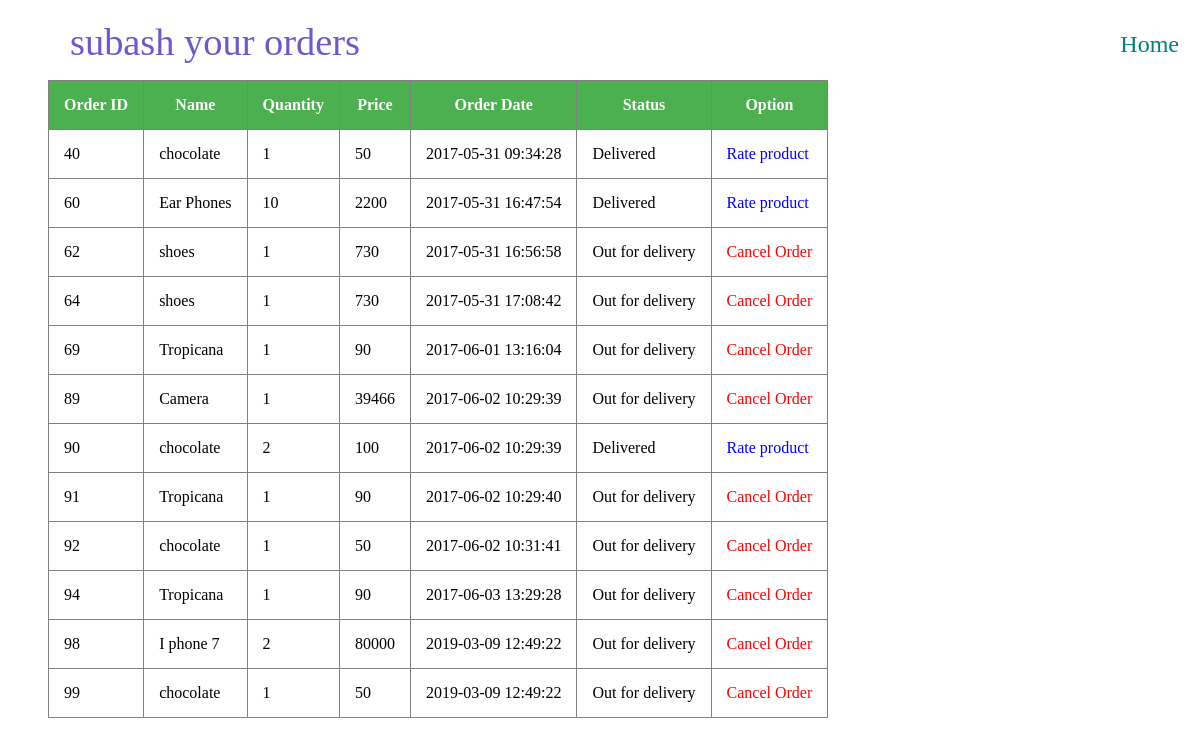
The app's page /myorders.php (signed in) with its own data.
### tables this page shows
CREATE TABLE `shopping` (
  `idshopping` int(11) NOT NULL AUTO_INCREMENT,
  `userName` varchar(105) NOT NULL,
  `userEmail` varchar(255) NOT NULL,
  `userPass` varchar(255) NOT NULL,
  `DOB` date DEFAULT NULL,
  `gender` varchar(45) DEFAULT NULL,
  `phone` varchar(45) DEFAULT NULL,
  `address` varchar(255) DEFAULT NULL,
  `state` varchar(45) DEFAULT NULL,
  PRIMARY KEY (`idshopping`)
);

CREATE TABLE `orders` (
  `id` int(11) NOT NULL AUTO_INCREMENT,
  `username` varchar(255) DEFAULT NULL,
  `name` varchar(245) DEFAULT NULL,
  `OrderDate` datetime NOT NULL DEFAULT CURRENT_TIMESTAMP,
  `status` int(11) DEFAULT NULL,
  `quantity` int(11) DEFAULT NULL,
  `price` int(11) DEFAULT NULL,
  `ratestatus` int(11) DEFAULT NULL,
  PRIMARY KEY (`id`)
);

### src/myorders.php (the view, shortened to what this page needs)
<?php
 $res=mysql_query("SELECT * FROM shopping WHERE idshopping=".$_SESSION['user']);
 $userRow=mysql_fetch_array($res);
 $customer=$userRow['userName'];
 $result = mysql_query("select * from orders WHERE username='$customer'");
?>
<!DOCTYPE html>
<html>
<head>
</head>
<body>
<span style="left: 70px;position:absolute;top: 20px;color: slateblue;font-family: 'Acid';font-size:240%"><?php echo $userRow['userName']; ?> your orders</span>
<div class="nav">
<a href="home.php">Home</a>
</div>
<table  border='1'>
    <tr>
        <th>Order ID</th>
        <th>Name</th>
        <th>Quantity</th>
        <th>Price</th>
        <th>Order Date</th>
        <th>Status</th>
        <th>Option</th>
    </tr>
                <?php
                   while ($row = mysql_fetch_object($result))
            {   if($row->status==1)
              {
                ?>
          <tr>
              <td> <?php echo $row->id; ?> </td>
              <td> <?php echo $row->name; ?> </td>
              <td> <?php echo $row->quantity; ?> </td>
              <td> <?php echo $row->price; ?> </td>
              <td> <?php echo $row->OrderDate; ?> </td>
              <td>Out for delivery</td>
              <td><a style="color:red;text-decoration: none" href="myorders.php?id=<?php echo $row->id; ?>" onclick="return confirm('Are you sure you want to cancel this Order?');">Cancel Order</a></td>
          </tr>
            <?php } else{?>
          <tr>
              <td> <?php echo $row->id; ?> </td>
              <td> <?php echo $row->name; ?> </td>
              <td> <?php echo $row->quantity; ?> </td>
              <td> <?php echo $row->price; ?> </td>
              <td> <?php echo $row->OrderDate; ?> </td>
              <td>Delivered</td>
              <td><a href="rate.php?id=<?php echo $row->id; ?>" style="color:blue;text-decoration: none">Rate product</a></td>
          </tr>
                     <?php } }?>
</table>
</body>
</html>

### src/myorders.php (style rules this page uses)
table { margin-top: 80px; margin-left: 40px; padding: 15px;border-collapse: collapse; border-style: solid; }
.nav a { text-decoration: none; position: absolute;right:10px;top: 20px; color: teal; font-family: 'Verdana' ;padding: 11px;font-size: 150% }
th, td { padding: 15px; }
th { background-color: #4CAF50; color: white; }

### records on screen
shopping: userName "subash"
orders: id "40", name "chocolate", quantity "1", price "50", OrderDate "2017-05-31 09:34:28"
orders: id "60", name "Ear Phones", quantity "10", price "2200", OrderDate "2017-05-31 16:47:54"
orders: id "62", name "shoes", quantity "1", price "730", OrderDate "2017-05-31 16:56:58"
orders: id "64", name "shoes", quantity "1", price "730", OrderDate "2017-05-31 17:08:42"
orders: id "69", name "Tropicana", quantity "1", price "90", OrderDate "2017-06-01 13:16:04"
orders: id "89", name "Camera", quantity "1", price "39466", OrderDate "2017-06-02 10:29:39"
orders: id "90", name "chocolate", quantity "2", price "100", OrderDate "2017-06-02 10:29:39"
orders: id "91", name "Tropicana", quantity "1", price "90", OrderDate "2017-06-02 10:29:40"
orders: id "92", name "chocolate", quantity "1", price "50", OrderDate "2017-06-02 10:31:41"
orders: id "94", name "Tropicana", quantity "1", price "90", OrderDate "2017-06-03 13:29:28"
orders: id "98", name "I phone 7", quantity "2", price "80000", OrderDate "2019-03-09 12:49:22"
orders: id "99", name "chocolate", quantity "1", price "50", OrderDate "2019-03-09 12:49:22"
